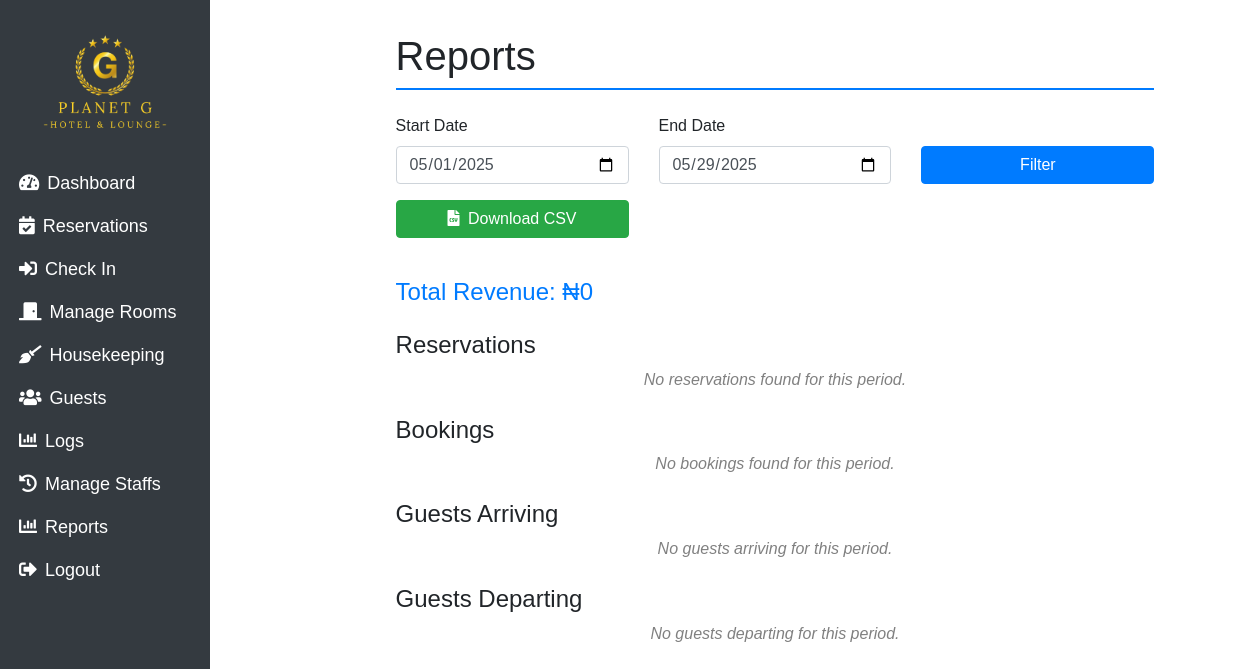
The app's page /reports (signed in), older data.
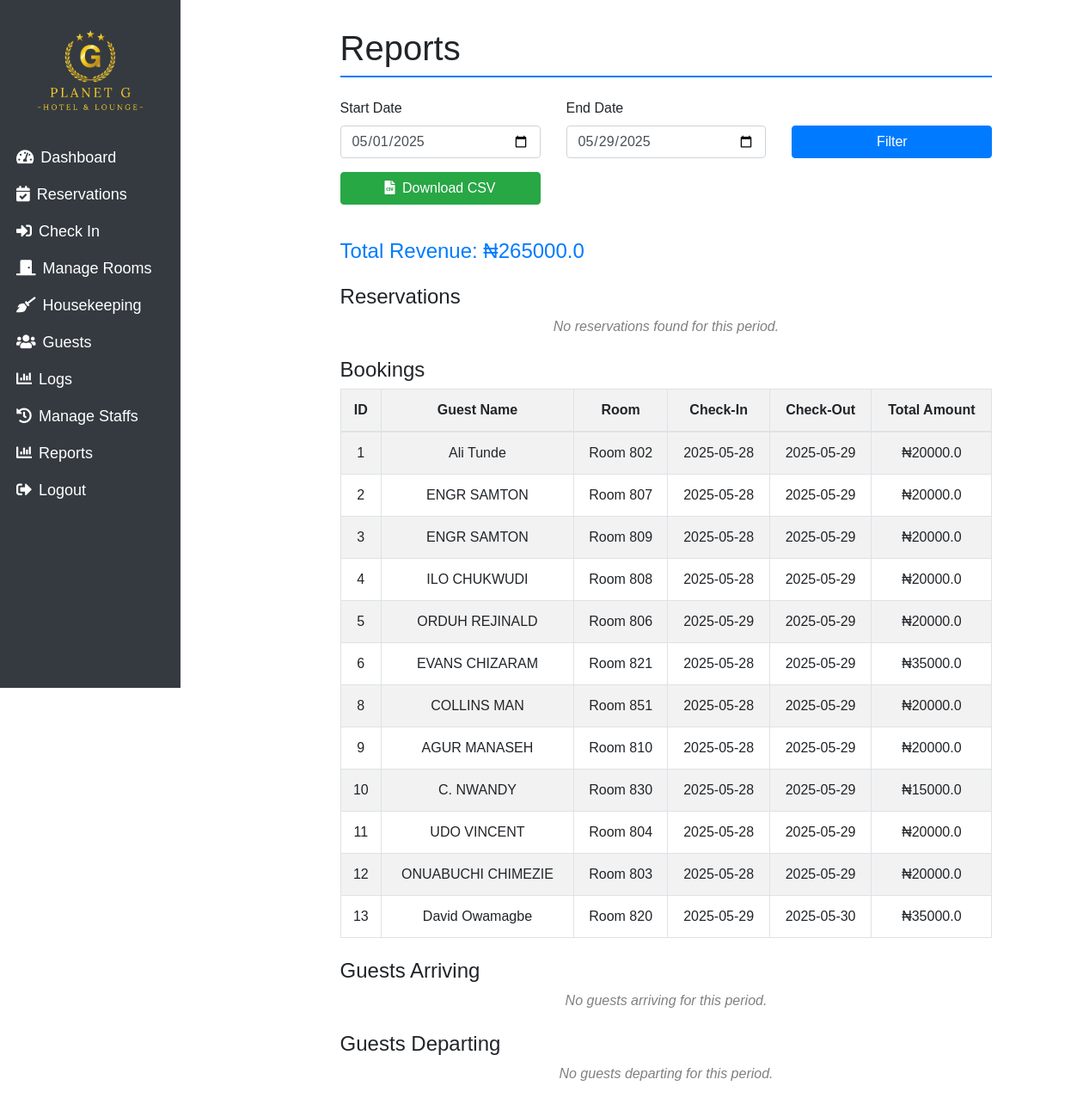
The same page, newer data.
### main.py (models this page shows, shortened)
class Booking(db.Model):
    id = db.Column(db.Integer, primary_key=True)
    first_name = db.Column(db.String(100), nullable=False)
    last_name = db.Column(db.String(100), nullable=False)
    phone_number = db.Column(db.String(20), nullable=False)
    email = db.Column(db.String(120), nullable=True)
    address = db.Column(db.String(200), nullable=False)
    id_type = db.Column(db.String(50), nullable=True)
    id_number = db.Column(db.String(50), nullable=True)
    check_in_date = db.Column(db.Date, nullable=False)
    check_out_date = db.Column(db.Date, nullable=False)
    children_number = db.Column(db.Integer, nullable=False)
    adults_number = db.Column(db.Integer, nullable=False)
    status = db.Column(db.String(20), nullable=False, default='Pending')
    room_id = db.Column(db.Integer, db.ForeignKey('room.id'), nullable=False)
    guest_id = db.Column(db.Integer, db.ForeignKey('guest.id'), nullable=False)  # ForeignKey for Guest
    total_amount = db.Column(db.Float, nullable=False)

class Room(db.Model):
    id = db.Column(db.Integer, primary_key=True)
    room_number = db.Column(db.String(50), unique=True, nullable=False)
    room_type = db.Column(db.String(50), nullable=False)
    status = db.Column(db.String(50), nullable=False)
    price = db.Column(db.Numeric(10, 2), nullable=False)  # Numeric type for price
    bookings = db.relationship('Booking', backref='room', lazy=True)
    reservations = db.relationship('Reservation', backref='room', lazy=True)

### main.py (the view)
@app.route('/reports', methods=['GET'])
@login_required
def reports():
    try:
        today = datetime.today()
        start_date_str = request.args.get('start_date', None)
        end_date_str = request.args.get('end_date', None)
        user_filtered = False
        if start_date_str and end_date_str:
            try:
                start_date = datetime.strptime(start_date_str, '%Y-%m-%d').replace(hour=0, minute=0, second=0)
                end_date = datetime.strptime(end_date_str, '%Y-%m-%d').replace(hour=23, minute=59, second=59)
                if start_date > end_date:
                    flash("Start date cannot be after end date.", "danger")
                    return redirect(url_for('reports'))
                user_filtered = True  # ✅ User clicked filter
            except ValueError:
                flash("Invalid date format. Use YYYY-MM-DD.", "danger")
                return redirect(url_for('reports'))
        else:
            start_date = today.replace(day=1, hour=0, minute=0, second=0, microsecond=0)
            end_date = today.replace(hour=23, minute=59, second=59, microsecond=999999)
        reservations = Reservation.query.filter(
            Reservation.check_in_date >= start_date,
            Reservation.check_in_date <= end_date
        ).options(joinedload(Reservation.room)).all()
        bookings = Booking.query.filter(
            Booking.check_in_date <= end_date,
            Booking.check_out_date >= start_date,
            or_(
                Booking.status == 'Checked In',
                Booking.status == 'Checked Out'
            )
        ).options(joinedload(Booking.room)).all()
        total_revenue = db.session.query(func.sum(Booking.total_amount)).filter(
            Booking.check_in_date <= end_date,
            Booking.check_out_date >= start_date,
            or_(
                Booking.status == 'Checked In',
                Booking.status == 'Checked Out'
            )
        ).scalar() or 0
        guests_arriving = Reservation.query.filter(
            Reservation.check_in_date >= start_date,
            Reservation.check_in_date <= end_date,
            Reservation.status == 'Reserved'
        ).options(joinedload(Reservation.room)).all()
        guests_departing = Booking.query.filter(
            Booking.check_out_date >= start_date,
            Booking.check_out_date <= end_date,
            Booking.status == 'Checked In'
        ).options(joinedload(Booking.room)).all()
        total_rooms = Room.query.count()
        occupied_rooms = Room.query.filter_by(status='Occupied').count()
        occupancy_rate = (occupied_rooms / total_rooms * 100) if total_rooms else 0
        if user_filtered:
            log_action('filter_report')
        return render_template(
            'reports.html',
            reservations=reservations,
            bookings=bookings,
            total_revenue=total_revenue,
            guests_arriving=guests_arriving,
            guests_departing=guests_departing,
            occupancy_rate=occupancy_rate,
            start_date=start_date,
            end_date=end_date
        )
    except Exception as e:
        app.logger.error(f"Error generating report: {e}")
        flash("An error occurred while generating the report. Please try again.", "danger")
        return redirect(url_for('reports'))

### main.py (called while the page is built)
@login_manager.user_loader
def load_user(user_id):
    return User.query.get(int(user_id))

### templates/reports.html (shortened to what the changed rows need)
<!DOCTYPE html>
<html lang="en">
<head>
    <link rel="stylesheet" href="https://cdn.jsdelivr.net/npm/bootstrap@4.6.2/dist/css/bootstrap.min.css">
    <link href="https://cdnjs.cloudflare.com/ajax/libs/font-awesome/5.15.4/css/all.min.css" rel="stylesheet">
    <link rel="stylesheet" href="/static/css/dashboard.css" />
</head>
<body>
    <div class="container-fluid">
        <div class="row">
            <div class="col-md-10 col-sm-8 content">
                <div class="container">
                    <h1 class="section-title">Reports</h1>
                    <form method="GET" action="{{ url_for('reports') }}" class="mb-4">
                        <div class="row">
                        </div>
                    </form>
                    <h4 class="text-primary">Total Revenue: ₦{{ total_revenue }}</h4>
                    <div class="mt-4">
                        <h4>Reservations</h4>
                        {% if reservations %}
                        <table class="table table-striped table-bordered">
                            <thead>
                                <tr>
                                    <th>ID</th>
                                    <th>Guest Name</th>
                                    <th>Room</th>
                                    <th>Check-In</th>
                                    <th>Check-Out</th>
                                </tr>
                            </thead>
                            <tbody>
                                {% for reservation in reservations %}
                                <tr>
                                    <td>{{ reservation.id }}</td>
                                    <td>{{ reservation.first_name }} {{ reservation.last_name }}</td>
                                    <td>Room {{ reservation.room.room_number }}</td>
                                    <td>{{ reservation.check_in_date }}</td>
                                    <td>{{ reservation.check_out_date }}</td>
                                </tr>
                                {% endfor %}
                            </tbody>
                        </table>
                        {% else %}
                        <p class="empty-state">No reservations found for this period.</p>
                        {% endif %}
                    </div>
                    <div class="mt-4">
                        <h4>Bookings</h4>
                        {% if bookings %}
                        <table class="table table-striped table-bordered">
                            <thead>
                                <tr>
                                    <th>ID</th>
                                    <th>Guest Name</th>
                                    <th>Room</th>
                                    <th>Check-In</th>
                                    <th>Check-Out</th>
                                    <th>Total Amount</th>
                                </tr>
                            </thead>
                            <tbody>
                                {% for booking in bookings %}
                                <tr>
                                    <td>{{ booking.id }}</td>
                                    <td>{{ booking.first_name }} {{ booking.last_name }}</td>
                                    <td>Room {{ booking.room.room_number }}</td>
                                    <td>{{ booking.check_in_date }}</td>
                                    <td>{{ booking.check_out_date }}</td>
                                    <td>₦{{ booking.total_amount }}</td>
                                </tr>
                                {% endfor %}
                            </tbody>
                        </table>
                        {% else %}
                        <p class="empty-state">No bookings found for this period.</p>
                        {% endif %}
                    </div>
                   <div class="mt-4">
                    <h4>Guests Arriving</h4>
                    {% if guests_arriving %}
                    <table class="table table-striped table-bordered">
                        <thead>
                            <tr>
                                <th>Guest Name</th>
                                <th>Room Number</th>
                                <th>Room Type</th>
                                <th>Check-In Date</th>
                                <th>Phone Number</th>
                                <th>Email</th>
                            </tr>
                        </thead>
                        <tbody>
                            {% for guest in guests_arriving %}
                            <tr>
                                <td>{{ guest.first_name }} {{ guest.last_name }}</td>
                                <td>{{ guest.room.room_number }}</td>
                                <td>{{ guest.room.room_type }}</td>
                                <td>{{ guest.check_in_date }}</td>
                                <td>{{ guest.phone_number }}</td>
                                <td>{{ guest.email }}</td>
                            </tr>
                            {% endfor %}
                        </tbody>
                    </table>
                    {% else %}
                    <p class="empty-state">No guests arriving for this period.</p>
                    {% endif %}
                </div>
                <div class="mt-4">
                    <h4>Guests Departing</h4>
                    {% if guests_departing %}
                    <table class="table table-striped table-bordered">
                        <thead>
                            <tr>
                                <th>Guest Name</th>
                                <th>Room Number</th>
                                <th>Room Type</th>
                                <th>Check-Out Date</th>
                                <th>Phone Number</th>
                                <th>Email</th>
                            </tr>
                        </thead>
                        <tbody>
                            {% for guest in guests_departing %}
                            <tr>
                                <td>{{ guest.first_name }} {{ guest.last_name }}</td>
                                <td>{{ guest.room.room_number }}</td>
                                <td>{{ guest.room.room_type }}</td>
                                <td>{{ guest.check_out_date }}</td>
                                <td>{{ guest.phone_number }}</td>
                                <td>{{ guest.email }}</td>
                            </tr>
                            {% endfor %}
                        </tbody>
                    </table>
                    {% else %}
                    <p class="empty-state">No guests departing for this period.</p>
                    {% endif %}
                </div>
            </div>
        </div>
    </div>
</div>
</body>
</html>

Row changes from the older to the newer data that the page shows:
added Booking: id "1", first_name "Ali", last_name "Tunde", room.room_number "802", check_in_date "2025-05-28", check_out_date "2025-05-29", total_amount "20000.0"
added Booking: id "2", first_name "ENGR", last_name "SAMTON", room.room_number "807", check_in_date "2025-05-28", check_out_date "2025-05-29", total_amount "20000.0"
added Booking: id "3", first_name "ENGR", last_name "SAMTON", room.room_number "809", check_in_date "2025-05-28", check_out_date "2025-05-29", total_amount "20000.0"
added Booking: id "4", first_name "ILO", last_name "CHUKWUDI", room.room_number "808", check_in_date "2025-05-28", check_out_date "2025-05-29", total_amount "20000.0"
added Booking: id "5", first_name "ORDUH", last_name "REJINALD", room.room_number "806", check_in_date "2025-05-29", check_out_date "2025-05-29", total_amount "20000.0"
added Booking: id "6", first_name "EVANS", last_name "CHIZARAM", room.room_number "821", check_in_date "2025-05-28", check_out_date "2025-05-29", total_amount "35000.0"
added Booking: id "8", first_name "COLLINS", last_name "MAN", room.room_number "851", check_in_date "2025-05-28", check_out_date "2025-05-29", total_amount "20000.0"
added Booking: id "9", first_name "AGUR", last_name "MANASEH", room.room_number "810", check_in_date "2025-05-28", check_out_date "2025-05-29", total_amount "20000.0"
added Booking: id "10", first_name "C.", last_name "NWANDY", room.room_number "830", check_in_date "2025-05-28", check_out_date "2025-05-29", total_amount "15000.0"
added Booking: id "11", first_name "UDO", last_name "VINCENT", room.room_number "804", check_in_date "2025-05-28", check_out_date "2025-05-29", total_amount "20000.0"
added Booking: id "12", first_name "ONUABUCHI", last_name "CHIMEZIE", room.room_number "803", check_in_date "2025-05-28", check_out_date "2025-05-29", total_amount "20000.0"
added Booking: id "13", first_name "David", last_name "Owamagbe", room.room_number "820", check_in_date "2025-05-29", check_out_date "2025-05-30", total_amount "35000.0"
Text that changed along with them:
{{ total_revenue }}: "0" → "265000.0"
text no longer shown: "No bookings found for this period."
text now shown: "ID Guest Name Room Check-In Check-Out Total Amount"
